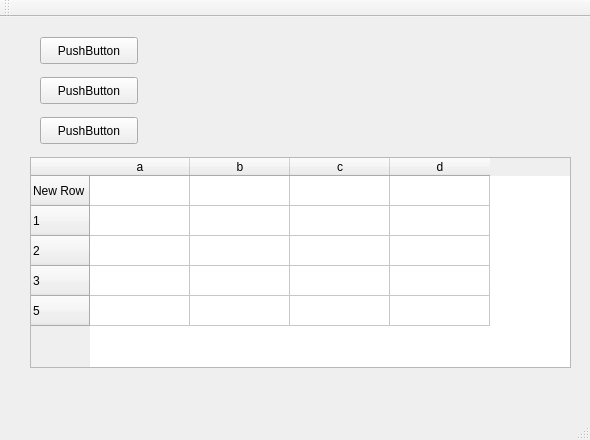
<?xml version="1.0" encoding="UTF-8"?>
<ui version="4.0">
 <class>MainWindow</class>
 <widget class="QMainWindow" name="MainWindow">
  <property name="geometry">
   <rect>
    <x>0</x>
    <y>0</y>
    <width>590</width>
    <height>440</height>
   </rect>
  </property>
  <property name="windowTitle">
   <string>MainWindow</string>
  </property>
  <widget class="QWidget" name="centralWidget">
   <widget class="QPushButton" name="pushButton">
    <property name="geometry">
     <rect>
      <x>40</x>
      <y>20</y>
      <width>98</width>
      <height>27</height>
     </rect>
    </property>
    <property name="text">
     <string>PushButton</string>
    </property>
   </widget>
   <widget class="QPushButton" name="pushButton_2">
    <property name="geometry">
     <rect>
      <x>40</x>
      <y>60</y>
      <width>98</width>
      <height>27</height>
     </rect>
    </property>
    <property name="text">
     <string>PushButton</string>
    </property>
   </widget>
   <widget class="QPushButton" name="pushButton_3">
    <property name="geometry">
     <rect>
      <x>40</x>
      <y>100</y>
      <width>98</width>
      <height>27</height>
     </rect>
    </property>
    <property name="text">
     <string>PushButton</string>
    </property>
   </widget>
   <widget class="QTableWidget" name="tableWidget_3">
    <property name="geometry">
     <rect>
      <x>30</x>
      <y>140</y>
      <width>541</width>
      <height>211</height>
     </rect>
    </property>
    <row>
     <property name="text">
      <string>New Row</string>
     </property>
    </row>
    <row>
     <property name="text">
      <string>1</string>
     </property>
    </row>
    <row>
     <property name="text">
      <string>2</string>
     </property>
    </row>
    <row>
     <property name="text">
      <string>3</string>
     </property>
    </row>
    <row>
     <property name="text">
      <string>5</string>
     </property>
    </row>
    <column>
     <property name="text">
      <string>a</string>
     </property>
    </column>
    <column>
     <property name="text">
      <string>b</string>
     </property>
    </column>
    <column>
     <property name="text">
      <string>c</string>
     </property>
    </column>
    <column>
     <property name="text">
      <string>d</string>
     </property>
    </column>
   </widget>
  </widget>
  <widget class="QMenuBar" name="menuBar">
   <property name="geometry">
    <rect>
     <x>0</x>
     <y>0</y>
     <width>590</width>
     <height>25</height>
    </rect>
   </property>
  </widget>
  <widget class="QToolBar" name="mainToolBar">
   <attribute name="toolBarArea">
    <enum>TopToolBarArea</enum>
   </attribute>
   <attribute name="toolBarBreak">
    <bool>false</bool>
   </attribute>
  </widget>
  <widget class="QStatusBar" name="statusBar"/>
 </widget>
 <layoutdefault spacing="6" margin="11"/>
 <tabstops>
  <tabstop>tableWidget_3</tabstop>
  <tabstop>pushButton</tabstop>
  <tabstop>pushButton_2</tabstop>
  <tabstop>pushButton_3</tabstop>
 </tabstops>
 <resources/>
 <connections/>
</ui>
